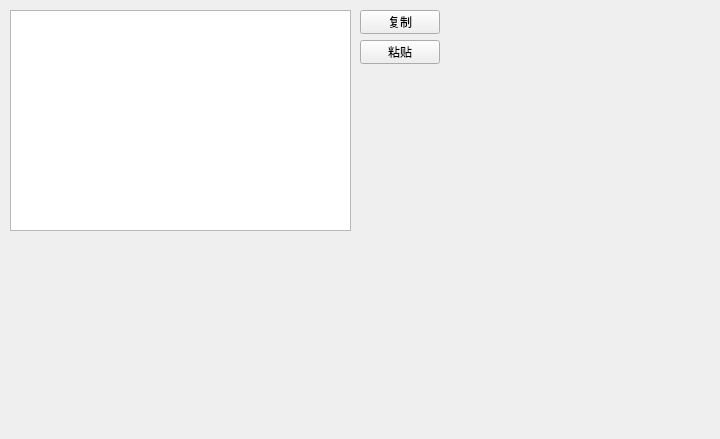
<?xml version="1.0" encoding="UTF-8"?>
<ui version="4.0">
 <class>Dnd</class>
 <widget class="QWidget" name="Dnd">
  <property name="geometry">
   <rect>
    <x>0</x>
    <y>0</y>
    <width>720</width>
    <height>439</height>
   </rect>
  </property>
  <property name="windowTitle">
   <string>Form</string>
  </property>
  <widget class="QTextEdit" name="textEdit">
   <property name="geometry">
    <rect>
     <x>10</x>
     <y>10</y>
     <width>341</width>
     <height>221</height>
    </rect>
   </property>
  </widget>
  <widget class="QPushButton" name="pushButton">
   <property name="geometry">
    <rect>
     <x>360</x>
     <y>10</y>
     <width>80</width>
     <height>24</height>
    </rect>
   </property>
   <property name="text">
    <string>复制</string>
   </property>
  </widget>
  <widget class="QPushButton" name="pushButton_2">
   <property name="geometry">
    <rect>
     <x>360</x>
     <y>40</y>
     <width>80</width>
     <height>24</height>
    </rect>
   </property>
   <property name="text">
    <string>粘贴</string>
   </property>
  </widget>
 </widget>
 <resources/>
 <connections/>
</ui>
